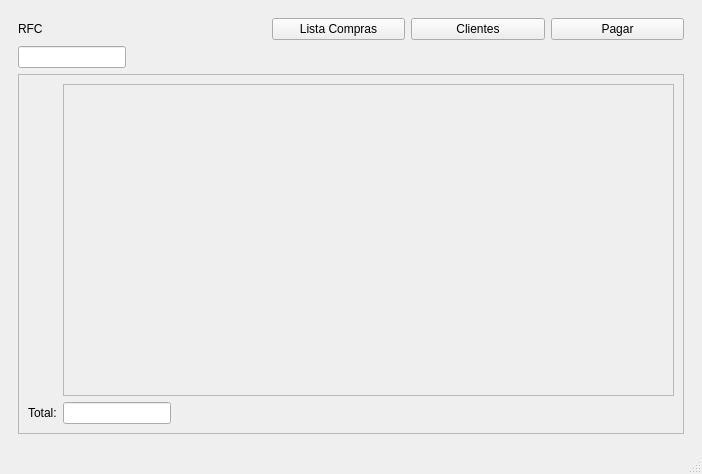
<?xml version="1.0" encoding="UTF-8"?>
<ui version="4.0">
 <class>MainWindow</class>
 <widget class="QMainWindow" name="MainWindow">
  <property name="geometry">
   <rect>
    <x>0</x>
    <y>0</y>
    <width>702</width>
    <height>474</height>
   </rect>
  </property>
  <property name="windowTitle">
   <string>Mueblería</string>
  </property>
  <widget class="QWidget" name="centralwidget">
   <layout class="QGridLayout" name="gridLayout">
    <item row="1" column="0">
     <widget class="QStackedWidget" name="Paginas">
      <property name="styleSheet">
       <string notr="true">border-color: rgb(0, 0, 0);</string>
      </property>
      <property name="currentIndex">
       <number>1</number>
      </property>
      <widget class="QWidget" name="page">
       <layout class="QGridLayout" name="gridLayout_2">
        <item row="3" column="0">
         <widget class="QLineEdit" name="lineEditID">
          <property name="sizePolicy">
           <sizepolicy hsizetype="Expanding" vsizetype="Fixed">
            <horstretch>0</horstretch>
            <verstretch>0</verstretch>
           </sizepolicy>
          </property>
          <property name="clearButtonEnabled">
           <bool>false</bool>
          </property>
         </widget>
        </item>
        <item row="5" column="3">
         <widget class="QPushButton" name="Pagar">
          <property name="text">
           <string>Pagar</string>
          </property>
         </widget>
        </item>
        <item row="2" column="0">
         <widget class="QLabel" name="labelProducto">
          <property name="text">
           <string>Id Producto:</string>
          </property>
         </widget>
        </item>
        <item row="1" column="0">
         <widget class="QFrame" name="framePrincipal">
          <property name="frameShape">
           <enum>QFrame::StyledPanel</enum>
          </property>
          <property name="frameShadow">
           <enum>QFrame::Raised</enum>
          </property>
          <layout class="QGridLayout" name="gridLayout_3">
           <item row="0" column="0">
            <widget class="QScrollArea" name="scrollAreaPrincipal">
             <property name="widgetResizable">
              <bool>true</bool>
             </property>
             <widget class="QWidget" name="scrollAreaWidgetContents">
              <property name="geometry">
               <rect>
                <x>0</x>
                <y>0</y>
                <width>522</width>
                <height>252</height>
               </rect>
              </property>
              <layout class="QGridLayout" name="gridLayout_4">
               <item row="0" column="0">
                <layout class="QGridLayout" name="gridLayoutPrincipal"/>
               </item>
              </layout>
             </widget>
            </widget>
           </item>
          </layout>
         </widget>
        </item>
        <item row="5" column="0" alignment="Qt::AlignLeft">
         <widget class="QPushButton" name="Agregar">
          <property name="sizePolicy">
           <sizepolicy hsizetype="Minimum" vsizetype="Fixed">
            <horstretch>0</horstretch>
            <verstretch>0</verstretch>
           </sizepolicy>
          </property>
          <property name="maximumSize">
           <size>
            <width>560</width>
            <height>10777025</height>
           </size>
          </property>
          <property name="text">
           <string>Agregar</string>
          </property>
         </widget>
        </item>
        <item row="0" column="0">
         <widget class="QLineEdit" name="lineEditBusqueda">
          <property name="locale">
           <locale language="Spanish" country="Mexico"/>
          </property>
          <property name="inputMask">
           <string/>
          </property>
          <property name="text">
           <string/>
          </property>
         </widget>
        </item>
        <item row="5" column="1">
         <widget class="QSpinBox" name="spinBox"/>
        </item>
        <item row="1" column="3">
         <widget class="QPushButton" name="BotonCarro">
          <property name="text">
           <string>Carrito</string>
          </property>
         </widget>
        </item>
       </layout>
      </widget>
      <widget class="QWidget" name="page_2">
       <layout class="QGridLayout" name="gridLayout_5">
        <item row="5" column="0" colspan="5">
         <widget class="QFrame" name="framePago">
          <property name="sizePolicy">
           <sizepolicy hsizetype="Ignored" vsizetype="Preferred">
            <horstretch>0</horstretch>
            <verstretch>0</verstretch>
           </sizepolicy>
          </property>
          <property name="frameShape">
           <enum>QFrame::StyledPanel</enum>
          </property>
          <property name="frameShadow">
           <enum>QFrame::Raised</enum>
          </property>
          <layout class="QGridLayout" name="gridLayout_6">
           <item row="0" column="1">
            <widget class="QScrollArea" name="scrollAreaPago">
             <property name="widgetResizable">
              <bool>true</bool>
             </property>
             <widget class="QWidget" name="scrollAreaWidgetContents_2">
              <property name="geometry">
               <rect>
                <x>0</x>
                <y>0</y>
                <width>609</width>
                <height>292</height>
               </rect>
              </property>
              <layout class="QGridLayout" name="gridLayout_7">
               <item row="0" column="0">
                <layout class="QGridLayout" name="gridLayoutPago"/>
               </item>
              </layout>
             </widget>
            </widget>
           </item>
           <item row="1" column="1">
            <widget class="QLineEdit" name="lineEditTotal">
             <property name="sizePolicy">
              <sizepolicy hsizetype="Fixed" vsizetype="Fixed">
               <horstretch>0</horstretch>
               <verstretch>0</verstretch>
              </sizepolicy>
             </property>
            </widget>
           </item>
           <item row="1" column="0">
            <widget class="QLabel" name="labelTotal">
             <property name="sizePolicy">
              <sizepolicy hsizetype="Fixed" vsizetype="Fixed">
               <horstretch>0</horstretch>
               <verstretch>0</verstretch>
              </sizepolicy>
             </property>
             <property name="text">
              <string>Total:</string>
             </property>
            </widget>
           </item>
          </layout>
         </widget>
        </item>
        <item row="0" column="0">
         <widget class="QLabel" name="label">
          <property name="text">
           <string>RFC</string>
          </property>
         </widget>
        </item>
        <item row="0" column="4">
         <widget class="QPushButton" name="PagarDefinitivo">
          <property name="text">
           <string>Pagar</string>
          </property>
         </widget>
        </item>
        <item row="0" column="3">
         <widget class="QPushButton" name="pushButtonClientes">
          <property name="text">
           <string>Clientes</string>
          </property>
         </widget>
        </item>
        <item row="0" column="2">
         <widget class="QPushButton" name="pushButtonCompras">
          <property name="text">
           <string>Lista Compras</string>
          </property>
         </widget>
        </item>
        <item row="2" column="0">
         <widget class="QLineEdit" name="lineEditRFC">
          <property name="enabled">
           <bool>true</bool>
          </property>
          <property name="sizePolicy">
           <sizepolicy hsizetype="Fixed" vsizetype="Fixed">
            <horstretch>0</horstretch>
            <verstretch>0</verstretch>
           </sizepolicy>
          </property>
         </widget>
        </item>
       </layout>
      </widget>
     </widget>
    </item>
   </layout>
  </widget>
  <widget class="QMenuBar" name="menubar">
   <property name="geometry">
    <rect>
     <x>0</x>
     <y>0</y>
     <width>702</width>
     <height>22</height>
    </rect>
   </property>
  </widget>
  <widget class="QStatusBar" name="statusbar"/>
 </widget>
 <resources/>
 <connections/>
</ui>
